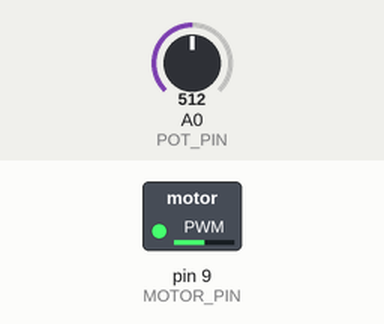
Recording of a sketch running on a simulated Arduino Uno, built with avr-gcc and run on an emulated ATmega328P. Parts: switched loads named in the sketch (green lamp = pin HIGH). The inputs (shaded band) are chosen by the test bench; at power-on: A0 (POT_PIN) = 512.

Above: at 1.2 s.
1.3 s: A0 (POT_PIN) set to 716
At 1.6 s:
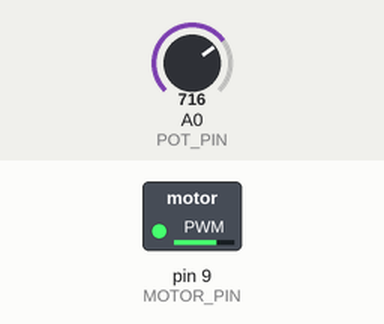
2.8 s: A0 (POT_PIN) set to 900
At 4.0 s:
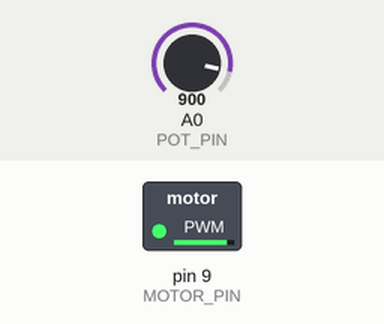
4.3 s: A0 (POT_PIN) set to 122
At 5.1 s:
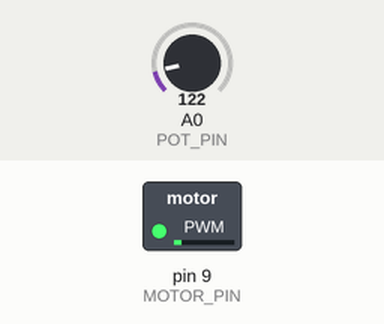
5.8 s: A0 (POT_PIN) set to 0
At 6.2 s:
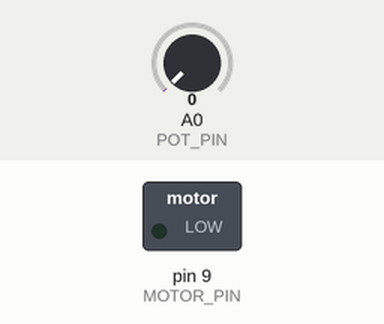
Timing chart, 0 to 8.3 s (numbered marks = the images above; inputs shaded):
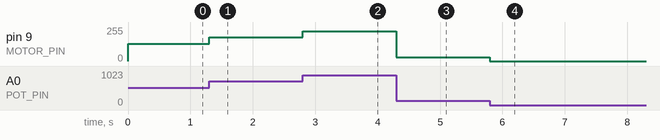

The sketch:

Motor_Speed_Control.ino
```cpp
/* FILE:    Motor_Speed_Control
   DATE:    16/10/17
   VERSION: 0.1
   AUTHOR:  Andrew Davies

16/10/17 version 0.1: Original version

THIS SOFTWARE IS PROVIDED "AS IS". HOBBY COMPONENTS MAKES NO WARRANTIES, WHETHER
EXPRESS, IMPLIED OR STATUTORY, INCLUDING, BUT NOT LIMITED TO, IMPLIED WARRANTIES OF
MERCHANTABILITY AND FITNESS FOR A PARTICULAR PURPOSE, ACCURACY OR LACK OF NEGLIGENCE.
HOBBY COMPONENTS SHALL NOT, IN ANY CIRCUMSTANCES, BE LIABLE FOR ANY DAMAGES,
INCLUDING, BUT NOT LIMITED TO, SPECIAL, INCIDENTAL OR CONSEQUENTIAL DAMAGES FOR ANY
REASON WHATSOEVER.
*/


#define POT_PIN   A0    //Analogue potentiometer pin
#define MOTOR_PIN 9     //Digital PWM motor pin

void setup()
{
}

void loop()
{
  //Get the current position of the potentiometer.
  int Speed = analogRead(POT_PIN);

  //Value of pot will be between 0 and 1023 but the analogWrite
  //function needs a value between 0 and 254 so divide the value by 4.
  Speed = Speed / 4;

  //Update the PWM pin connected to the motor with the new Speed value.
  analogWrite(MOTOR_PIN, Speed);
}
```

Measured:
- after the input at 1.3 s, pin 9 (MOTOR_PIN): 128/255 → 179/255 at once
- after the input at 2.8 s, pin 9 (MOTOR_PIN): 179/255 → 225/255 at once
- after the input at 4.3 s, pin 9 (MOTOR_PIN): 225/255 → 30/255 at once
- after the input at 5.8 s, pin 9 (MOTOR_PIN): 30/255 → 0/255 at once
